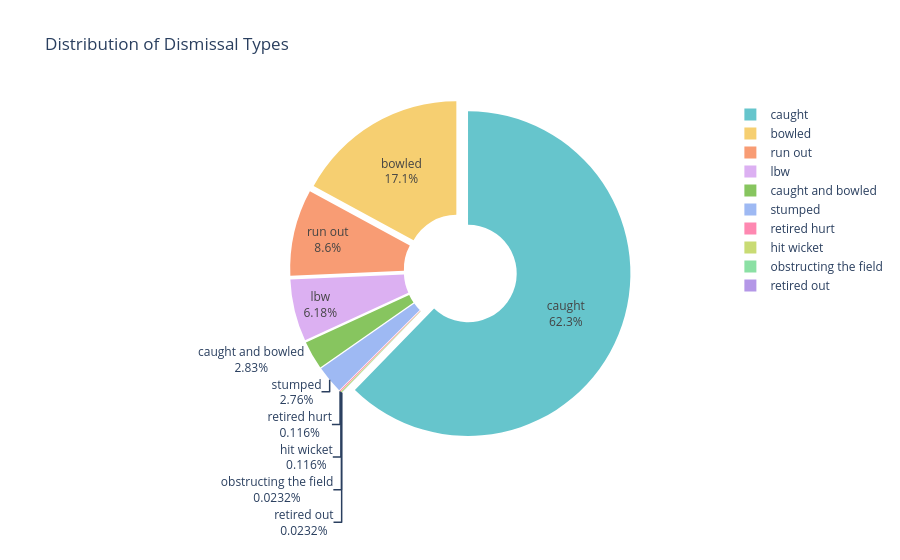

The cell this chart's notebook holds for it:
### Code cell
dismissal_counts = df["dismissal_kind"].value_counts()[1:].reset_index()
print(dismissal_counts)
dismissal_counts.columns = ["Dismissal Type", "Count"]

fig = px.pie(
    dismissal_counts,
    names="Dismissal Type",
    values="Count",
    title="Distribution of Dismissal Types",
    color_discrete_sequence=px.colors.qualitative.Pastel,
    hole=0.3,
)

fig.update_traces(textinfo="percent+label", pull=[0.05] * len(dismissal_counts))
fig.show()

### Figure 1 — Plotly figure (JSON) as saved in the notebook; plotly's stock layout.template omitted (floating-point values rounded to 4 significant figures)
{"data": [{"domain": {"x": [0, 1], "y": [0, 1]}, "hole": 0.3, "hovertemplate": "Dismissal Type=%{label}<br>Count=%{value}<extra></extra>", "labels": ["caught", "bowled", "run out", "lbw", "caught and bowled", "stumped", "retired hurt", "hit wicket", "obstructing the field", "retired out"], "legendgroup": "", "name": "", "pull": [0.05, 0.05, 0.05, 0.05, 0.05, 0.05, 0.05, 0.05, 0.05, 0.05], "showlegend": true, "textinfo": "percent+label", "type": "pie", "values": [8063, 2212, 1114, 800, 367, 358, 15, 15, 3, 3]}], "layout": {"autosize": true, "legend": {"tracegroupgap": 0}, "piecolorway": ["rgb(102, 197, 204)", "rgb(246, 207, 113)", "rgb(248, 156, 116)", "rgb(220, 176, 242)", "rgb(135, 197, 95)", "rgb(158, 185, 243)", "rgb(254, 136, 177)", "rgb(201, 219, 116)", "rgb(139, 224, 164)", "rgb(180, 151, 231)", "rgb(179, 179, 179)"], "title": {"text": "Distribution of Dismissal Types"}}}
